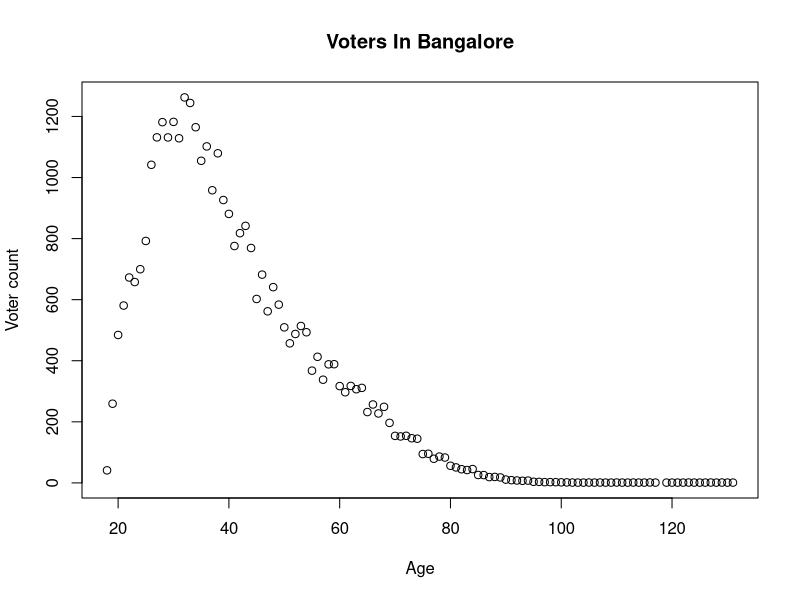
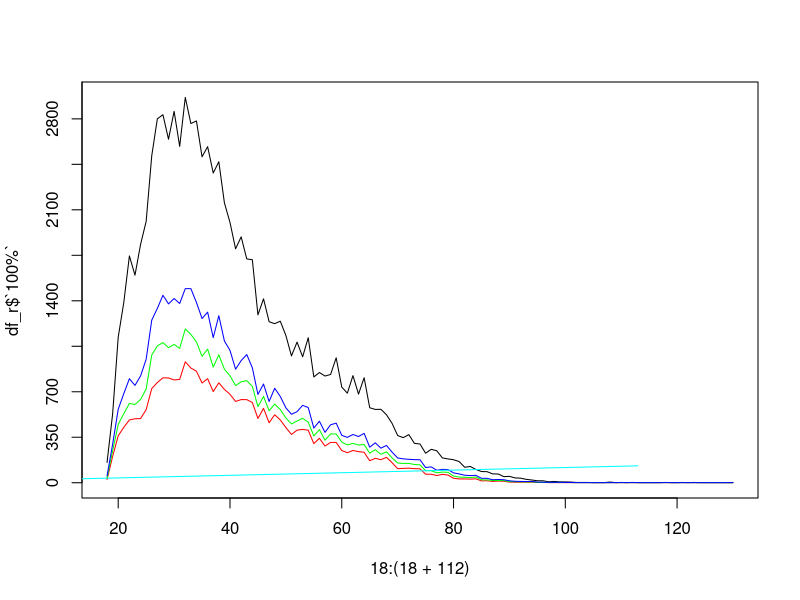

Write the R code that produced these figures, in order.
## ---- chunk 1
knitr::opts_chunk$set(fig.width=12, fig.height=8, fig.path='Figs/',
                      echo=FALSE, warning=FALSE, message=FALSE)
## ---- chunk 2
ages<-read.delim("ages_by_ward.txt")
plot(unique(ages$Age),tapply(ages$Voters,ages$Age,mean,omit=TRUE),ylab="Voter count", xlab="Age",main="Voters In Bangalore")
## ---- chunk 3
#df<- data.frame(ward=character(),total=numeric(),students=numeric(),singles=numeric(),families=numeric(),retired=numeric(),seniors=numeric())
#  for (ward in unique(ages$Ward)){
#  av<-ages[ages$Ward==ward,]
#  w.sum<-sum(av$Voters)
#  students<-av[av$Age<23,]
#  singles<-av[av$Age>=23 & av$Age<27,]
#  familiesit<-av[av$Age>=27 & av$Age<40,]
#   familiesmix<-av[av$Age>=40 & av$Age<50,]
#   familiesnit<-av[av$Age>=50 & av$Age<58,]
#   retired<-av[av$Age>=58 & av$Age<62,]
#   seniors<-av[av$Age>=62,]
#   w.student<-100*sum(students$Voters)/w.sum
#   w.single<-100*sum(singles$Voters)/w.sum
#   w.familyIT<-100*sum(familiesit$Voters)/w.sum
#   w.familyMIX<-100*sum(familiesmix$Voters)/w.sum
#   w.familyNonIT<-100*sum(familiesnit$Voters)/w.sum
#   
#   w.retired<-100*sum(retired$Voters)/w.sum
#   w.senior<-100*sum(seniors$Voters)/w.sum
#   df<-rbind(df,data.frame(ward=ward,total=w.sum,students=w.student,singles=w.single,ITfamilies=w.familyIT,SITfamilies=w.familyMIX,NonITfamily=w.familyNonIT,retired=w.retired,seniors=w.senior))
#  }

####
# The code above was used to generate a csv file to which data related to ward/ac/zone were added. We will directly read in the csv file
####
ag_data<- read.csv("age_df.csv")
quant_it<-quantile(ag_data$ITfamilies,probs=(0:10)/10)
## ---- chunk 4


tmp <- data.frame(name=character(),sd=numeric())
              
for (var in colnames(ag_data)) {
if(is.numeric(ag_data[[var]])) {
x <- quantile(ag_data[[var]],probs=(0:10)/10)
sdd <- sd(ag_data[[var]])
  
tmp <- rbind(tmp,data.frame(name=var,sd=sdd))
             
}
  
}

tmp

#,'10'=numeric(),'20'=numeric(),'30'=numeric(),'40'=numeric(),'50'=numeric(),'60'=numeric(),'70'=numeric(),'80'=numeric(),'90'=numeric(),'100'=numeric())

#,'10'=x['10%'],'20'=x['20%'],'30'=x['30%'],'40'=x['40%'],'50'=x['50%'],'60'=x['60%'],'70'=x['70%'],'80'=x['80%'],'90'=x['90%'],'100'=x['100%']))


## ---- chunk 5
quant_it<-quantile(ag_data$ITfamilies,probs=(0:10)/10)
ag_data[ag_data$ITfamilies>quant_it['90%'],2:5]
## ---- chunk 6
auant_it<-quantile(ag_data$seniors,probs=(0:10)/10)
ag_data[ag_data$seniors>auant_it['90%'],2:5]
## ---- chunk 7
age_quartile<-function(ages) {
  retval<- c()
  for (age in unique(ages$Age)){
  av<-ages[ages$Age==age,]
  q<-quantile(av$Voters)
retval<-rbind(retval,q)
  #print q
  }
   retval
}
r<-age_quartile(ages)
df_r=as.data.frame(r)
plot(y=df_r$`100%`,x=18:(18+112),type='l',yaxp=c(0,3500,10))
lines(y=df_r$`25%`,x=18:(18+112),col="red")
lines(y=df_r$`50%`,x=18:(18+112),col="green")
lines(y=df_r$`75%`,x=18:(18+112),col="blue")
lines(y=df_r$`00%`,x=18:(18+112),col="cyan")


